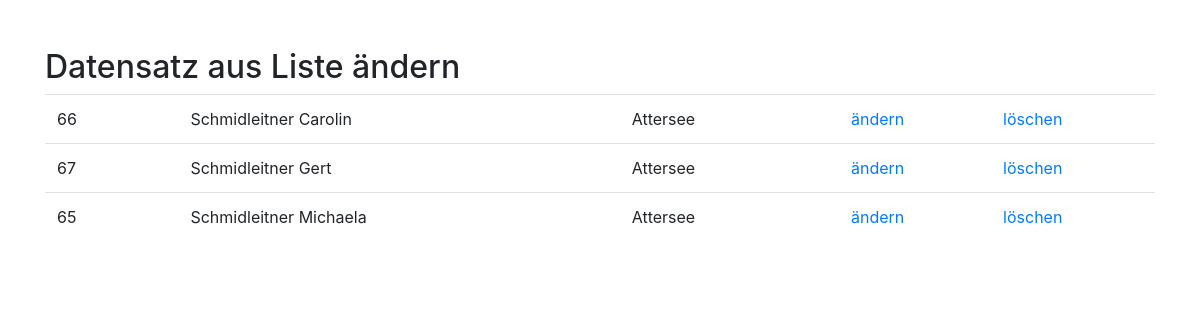
The page /person_DS_aus_Liste_aendern_und_loeschen.php on the database as committed earlier.
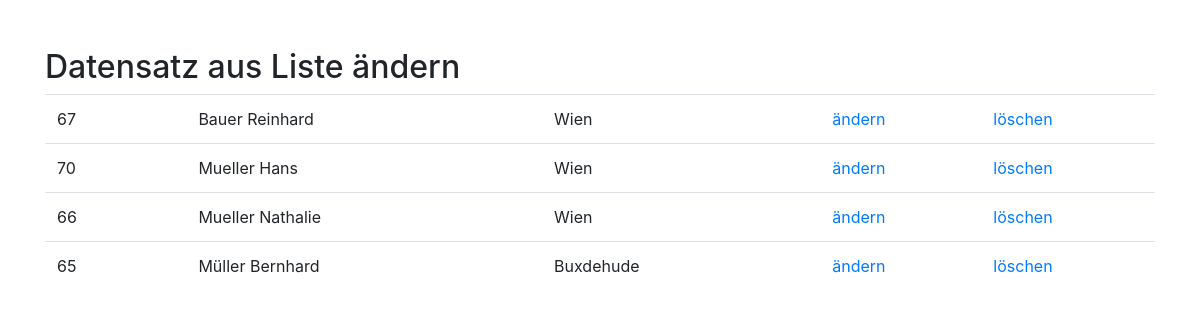
The same page on the database as committed later.
### tables this page shows
CREATE TABLE `person` (
  `Person_Id` int(11) NOT NULL,
  `Person_Nachname` varchar(50) NOT NULL,
  `Person_Vorname` varchar(50) DEFAULT NULL,
  `Person_Strasse` varchar(50) DEFAULT NULL,
  `Person_PLZ` varchar(20) DEFAULT NULL,
  `Person_Ort` varchar(50) DEFAULT NULL,
  `Person_SVNr` varchar(10) NOT NULL,
  `Person_Email` varchar(50) DEFAULT NULL,
  `Person_Stammkunde` tinyint(1) NOT NULL DEFAULT 0,
  `Person_Geschlecht` varchar(1) DEFAULT NULL,
  `Person_Abonnement` varchar(10) NOT NULL DEFAULT 'klein',
  `Person_Passwort` varchar(255) NOT NULL COMMENT 'muss so lang sein wegen Verschlüsselung'
);

### person_DS_aus_Liste_aendern_und_loeschen.php (the view, shortened to what this page needs)
<!doctype html>
<html lang="de">
<head>
    <link rel="stylesheet" href="https://maxcdn.bootstrapcdn.com/bootstrap/4.0.0/css/bootstrap.min.css">
</head>
<body>
<div class="container">
    <h2 class="mt-5">Datensatz aus Liste ändern</h2>
    <table class="table">
        <?php
        require_once 'connection.php';
        try {
            $sql = "SELECT person_id, concat(Person_Nachname, ' ',Person_Vorname) AS Name, Person_Ort FROM `person`
                    ORDER BY Name";
            $result = $conn->query($sql);
            foreach($result as $row => $akt_person) {
                echo "<tr>";
                    echo "<td>".$akt_person['person_id']."<td>";
                    echo "<td>".$akt_person['Name']."<td>";
                    echo "<td>".$akt_person['Person_Ort']."<td>";
                    echo "<td><a href='/lernePhp/person_admin.php?person_id=".$akt_person["person_id"]."&erst_aufruf=1'>ändern</a></td>";
                    echo "<td><a href='/lernePhp/person_del.php?person_id=".$akt_person["person_id"]."'>löschen</a></td>";
                echo "</tr>";
            }
        }
        catch(PDOException $e) {
            echo "Error: " . $e->getMessage();
        }
        ?>
    </table>
  </div>
</body>
</html>

Rows that differ between the two databases and show on the page:
changed person id 67: Name "Schmidleitner Gert" → "Bauer Reinhard"; Person_Ort "Attersee" → "Wien"; moves up the list
added person: Person_Id "70", Name "Mueller Hans", Person_Ort "Wien"
changed person id 66: Name "Schmidleitner Carolin" → "Mueller Nathalie"; Person_Ort "Attersee" → "Wien"
changed person id 65: Name "Schmidleitner Michaela" → "Müller Bernhard"; Person_Ort "Attersee" → "Buxdehude"
